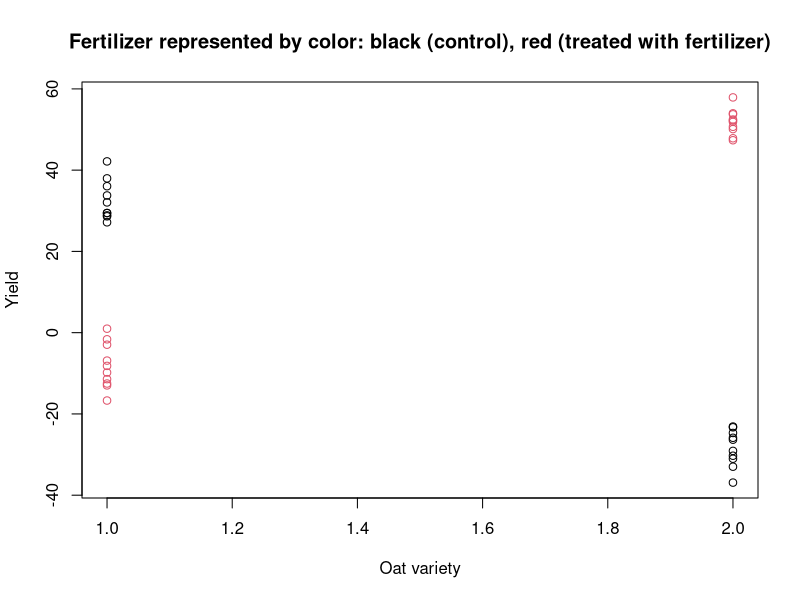
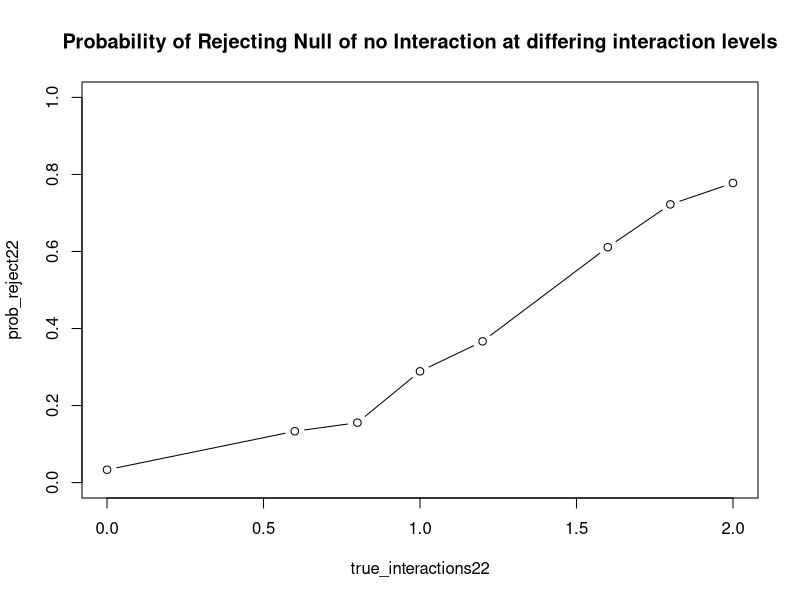

These charts were generated, in order, by the following R code: (Note: a time limit stopped this script after it produced the figures.)
## ---- chunk 1
knitr::opts_chunk$set(echo = TRUE)
## ---- chunk 2
library(nlme)
library(ggplot2)
## ---- chunk 3
#Function to simulate 1 split-plot data set including interactions. The interactions are taken into account in the creation of y values, where the interaction value is included in the overall y yield.
simulate_one_interactions <- function(interaction, num_plots, oat_effects, fertilizer_effects,
                                      plot_var, residual_sd) {
  
  oat_variety <- c(1, 2)
  treatment_type <- c(1, 0)
  row <- 1
  y <- numeric(0)
  oat <- numeric(0)
  fert <- numeric(0)
  plot <- numeric(0)
  interaction_vector <- c(-interaction, interaction, interaction, -interaction)
  interaction_column <- numeric(0)

  for (i in 1:length(oat_effects)) {
    for (pl in 1:num_plots) {
      plot_effect <- rnorm(1, 0, plot_var)
      for (treat in 1:length(fertilizer_effects)) {
        y[row] <- oat_effects[i] + plot_effect + fertilizer_effects[treat] + rnorm(1, 0, residual_sd) 
        oat[row] <- oat_variety[i]
        fert[row] <- treatment_type[treat]
      
        #conditions to add in correct interaction value based on oat type and treatment type.
        if (i == 1 & treat == 1) {
          plot[row] <- pl
          interaction_column[row] <- interaction_vector[1]
          y[row] <- oat_effects[i] + plot_effect + fertilizer_effects[treat] + rnorm(1, 0, residual_sd) + interaction_vector[1]
        }
        else if(i == 1 & treat == 2) {
          plot[row] <- pl
          interaction_column[row] <- interaction_vector[2]
          y[row] <- oat_effects[i] + plot_effect + fertilizer_effects[treat] + rnorm(1, 0, residual_sd) + interaction_vector[2]
        }
        else if(i == 2 & treat == 1) {
          plot[row] <- pl + num_plots
          interaction_column[row] <- interaction_vector[3]
          y[row] <- oat_effects[i] + plot_effect + fertilizer_effects[treat] + rnorm(1, 0, residual_sd) + interaction_vector[3]
        }
        else if(i == 2 & treat == 2) {
          plot[row] <- pl + num_plots
          interaction_column[row] <- interaction_vector[4]
          y[row] <- oat_effects[i] + plot_effect + fertilizer_effects[treat] + rnorm(1, 0, residual_sd) + interaction_vector[4]
        }
        row <- row + 1
      }
    }
  }
  oat <- factor(oat)
  fert <- factor(fert)
  plot <- factor(plot)
  interactions <- factor(interaction_column)
  
  
  data <- data.frame(y, oat, fert, plot, interactions)
  
  data
}
## ---- chunk 4
#Simulating one data set with interactions included for 2.1 visualization. I choose a large interaction factor in order to depict the non-parallel structure of output yields between the treatment and oat variety combinations.
sim_interactions_oneset <- simulate_one_interactions(30, 10, c(1, 0), c(20, 1), 4, 2)
head(sim_interactions_oneset)
## ---- chunk 5
with(sim_interactions_oneset, plot(as.numeric(oat), 
            y,
            col = as.numeric(fert),
            xlab = "Oat variety",
            ylab = "Yield",
            main = "Fertilizer represented by color: black (control), red (treated with fertilizer)"))

## ---- chunk 6
#Function to simulate many split-plot data sets with interactions. Same format as 1's simulate many function, except includes an interactions parameter.
simulate_many_interactions <- function(interactions, num_sims, num_plots, oat_effects, fertilizer_effects, plot_var, residual_sd){
  
  result <- list()
  for (i in 1:num_sims) {
    d <- simulate_one_interactions(interactions, num_plots, oat_effects, fertilizer_effects, plot_var, residual_sd)
    
    result[[i]] <- d
  }
result
}
## ---- chunk 7
num_sims22 <- 90
true_interactions22 <- numeric(0)
varying_interactions22 <-c(0, .6, .8, 1, 1.2, 1.6, 1.8, 2)

oat_effects22 <- c(0, 5)
fert_effects22 <- c(0, 5)


prob_reject22 <- numeric(0)
p_vals22 <- numeric(0)
  
row <-1
  
for (i in 1:length(varying_interactions22)) {
  for (k in 1:num_sims22) {
      sims22 <- simulate_many_interactions(varying_interactions22[i], num_sims22, 5,
                              oat_effects22, fert_effects22, 1.5, 3)
      p_vals22[k] <- anova(lme(y~oat * fert, random =~1 | plot, data = sims22[[k]]))['oat:fert', 'p-value']
    }
  
    prob_reject22[row] <- mean(p_vals22 <= 0.05)
    true_interactions22[row] <- varying_interactions22[i]
    
    row <- row + 1
}

results22 <- data.frame(prob_reject22, true_interactions22)

## ---- chunk 8
plot(true_interactions22, prob_reject22, type = "b", main = "Probability of Rejecting Null of no Interaction at differing interaction levels", ylim = c(0, 1), xlim = c(0, 2))

## ---- chunk 9
num_sims23 <-90
fert_effects23 <- c(1, 0)
true_interaction23 <- numeric(0)
varying_interactions23 <- c(0, .7, 1.4)

true_oat_difference23 <- numeric(0)
varying_oat_differences23 <- c(0, .2, .6, .8)

p_vals23 <- numeric(0)
prob_reject23 <- numeric(0)


row <-1
for (i in 1:length(varying_oat_differences23)) {
  for (j in 1:length(varying_interactions23)) {
    for (k in 1:num_sims23) {
      sims23 <- simulate_many_interactions(varying_interactions23[j], num_sims23, 25, c(0, varying_oat_differences23[i]), fert_effects23, .4, .8)
      p_vals23[k] <- anova(lme(y~oat + fert, random =~1 | plot, data = sims23[[k]]))['oat', 'p-value']
    }
    prob_reject23[row] <- mean(p_vals23 <= 0.05)
    true_oat_difference23[row] <- varying_oat_differences23[i]
    true_interaction23[row] <- varying_interactions23[j]
    
    row <- row +1
  }
}

results23 <- data.frame(prob_reject23, true_oat_difference23, factor(true_interaction23))
results23
## ---- chunk 10
ggplot(data = results23) +
aes(x = true_oat_difference23, y =  prob_reject23, col = factor(true_interaction23)) +
geom_point() +
geom_line(aes(group = factor(true_interaction23)))
## ---- chunk 11
num_sims24 <-90
fert_effects24 <- c(1, 0)
true_interaction24 <- numeric(0)
varying_interactions24 <- c(0, .7, 1.4)

true_oat_difference24 <- numeric(0)
varying_oat_differences24 <- c(0, .2, .6, .8)

p_vals24 <- numeric(0)
prob_reject24 <- numeric(0)


row <-1
for (i in 1:length(varying_oat_differences24)) {
  for (j in 1:length(varying_interactions24)) {
    for (k in 1:num_sims24) {
      sims24 <- simulate_many_interactions(varying_interactions24[j], num_sims23, 25, c(0, varying_oat_differences24[i]), fert_effects24, .4, .8)
      p_vals24[k] <- anova(lme(y~oat * fert, random =~1 | plot, data = sims24[[k]]))['oat', 'p-value']
    }
    prob_reject24[row] <- mean(p_vals24 <= 0.05)
    true_oat_difference24[row] <- varying_oat_differences24[i]
    true_interaction24[row] <- varying_interactions24[j]
    
    row <- row +1
  }
}

results24 <- data.frame(prob_reject24, true_oat_difference24, factor(true_interaction24))
results24

## ---- chunk 12
ggplot(data = results24) +
aes(x = true_oat_difference24, y =  prob_reject24, col = factor(true_interaction24)) +
geom_point() +
geom_line(aes(group = factor(true_interaction24)))


## ---- chunk 13
#This function will allow an average difference to be calculated from a single dataset based on the number of plots used to simulate the data.
get_avg_diff <- function(data, num_plots) {
  oat1_avg <- sum(data$y[1:(num_plots*2)])/(num_plots*2)
  oat2_avg <- sum(data$y[(num_plots*2+1):(num_plots*2*2)])/(num_plots*2)
  oat2_avg-oat1_avg
}
## ---- chunk 14
num_sims25 <-90
fert_effects25 <- c(1, 0)
true_interaction25 <- numeric(0)
varying_interactions25 <- c(0, .7, 1.4)

true_oat_difference25 <- numeric(0)
varying_oat_differences25 <- c(0, .2, .6, .8)

p_vals25 <- numeric(0)
prob_reject25 <- numeric(0)
avg_diffs25 <- numeric(0)
mean_est_yield <- numeric(0)


row <-1
for (i in 1:length(varying_oat_differences25)) {
  for (j in 1:length(varying_interactions25)) {
    for (k in 1:num_sims25) {
      sims25 <- simulate_many_interactions(varying_interactions25[j], num_sims23, 25, c(0, varying_oat_differences25[i]), fert_effects25, 1.4, .5)
      avg_diffs25[k] <- get_avg_diff(sims25[[k]], 20)
    }
    mean_est_yield[row] <- abs(mean(avg_diffs25))
    true_oat_difference25[row] <- varying_oat_differences25[i]
    true_interaction25[row] <- varying_interactions25[j]
    
    row <- row +1
  }
}

results25 <- data.frame(mean_est_yield, true_oat_difference25, factor(true_interaction25))
results25
## ---- chunk 15
sims25[[1]]
sims25[[2]]
ggplot(data = results25) +
aes(x = true_oat_difference25, y =  mean_est_yield, col = factor(true_interaction25)) +
geom_point() +
geom_line(aes(group = factor(true_interaction25)))
